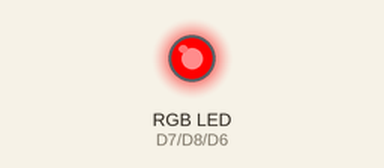
This sketch was run on a simulated ESP8266 (NodeMCU). On the bench: an RGB LED mixed from three pins (HIGH = lit).

Above: at 0.2 s.
At 0.7 s:
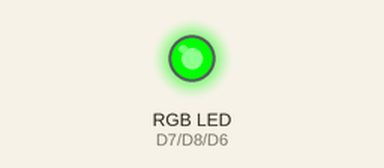
At 2.7 s:
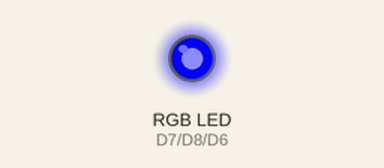
Timing chart, 0 to 3.5 s (numbered marks = the images above):
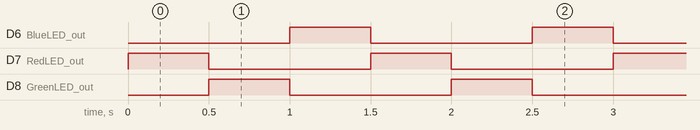

The sketch:

esp-rgb-shield.ino
```cpp
/************************************/
 int RedLED_out = D7;
 int GreenLED_out = D8;
 int BlueLED_out = D6;

void setup()
{
 pinMode (RedLED_out, OUTPUT);
 pinMode (GreenLED_out, OUTPUT);
 pinMode (BlueLED_out, OUTPUT);
 digitalWrite(RedLED_out, LOW);
 digitalWrite(GreenLED_out, LOW);
 digitalWrite(BlueLED_out, LOW);
}
void loop()
{
 digitalWrite(RedLED_out, HIGH);
 digitalWrite(GreenLED_out, LOW);
 digitalWrite(BlueLED_out, LOW);
 delay(500);
 digitalWrite(RedLED_out, LOW);
 digitalWrite(GreenLED_out, HIGH);
 digitalWrite(BlueLED_out, LOW);
 delay(500);
 digitalWrite(RedLED_out, LOW);
 digitalWrite(GreenLED_out, LOW);
 digitalWrite(BlueLED_out, HIGH);
 delay(500);
}
```

Measured:
- by itself, D6 (BlueLED_out), D7 (RedLED_out), D8 (GreenLED_out): alternates HIGH for 0.50 s and LOW for 1.0 s
- by itself, everything shown: repeats every 1.5 s, in 3 steps
